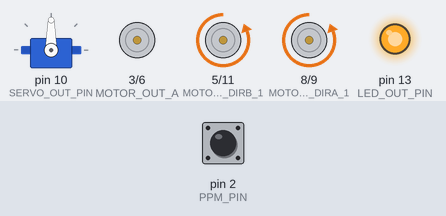
A sketch run on a simulated Arduino Uno, built with avr-gcc and run on an emulated ATmega328P. Shown: servo, motor-driver pin pairs drawn as motors (green arrow = first pin HIGH = forward, orange = second pin HIGH = backward, longer = more drive), output pins drawn as LEDs (lit = HIGH). Inputs (shaded band) come from the test bench; at power-on: pin 2 (PPM_PIN) LOW.

Above: at 1.8 s.
1.9 s: pin 2 (PPM_PIN) driven HIGH
At 2.28 s:
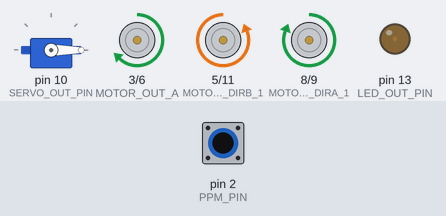
4.9 s: pin 2 (PPM_PIN) pulsed LOW 5 times (0.12 s each, 0.3 s apart)
At 7.59 s:
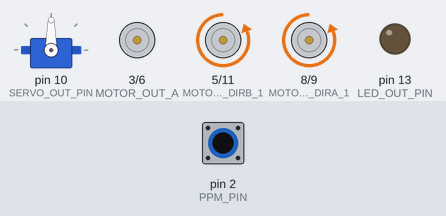
8.2 s: pin 2 (PPM_PIN) pulsed LOW 2 times (0.12 s each, 0.3 s apart)
At 9.27 s:
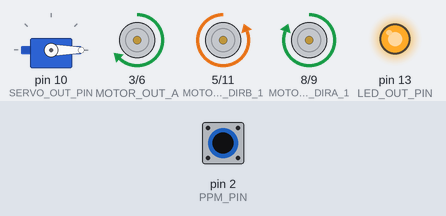
Timing chart, 0 to 17.2 s (numbered marks = the images above; inputs shaded):
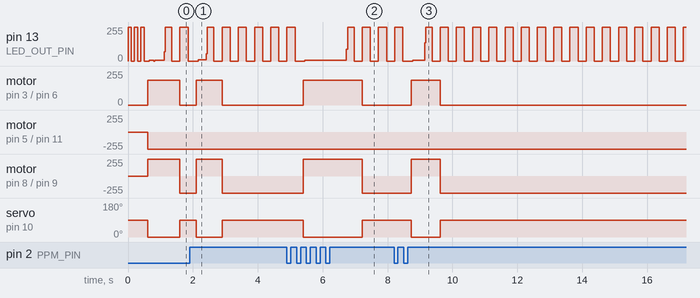

Measured:
- after the input at 1.9 s, motor on pin 3 (MOTOR_OUT_A) / pin 6 (MOTOR_OUT_B): stopped → forward 184/255 after 0.21 s, → stopped 0.79 s later; motor on pin 8 (MOTOR_OUT_DIRA_1) / pin 9 (MOTOR_OUT_DIRA_2): backward 255/255 → forward 255/255 after 0.21 s, → backward 255/255 0.79 s later
- after the input at 4.9 s, motor on pin 3 (MOTOR_OUT_A) / pin 6 (MOTOR_OUT_B): stopped → forward 184/255 after 0.51 s, → stopped 1.8 s later; motor on pin 8 (MOTOR_OUT_DIRA_1) / pin 9 (MOTOR_OUT_DIRA_2): backward 255/255 → forward 255/255 after 0.51 s, → backward 255/255 1.8 s later
- after the input at 8.2 s, motor on pin 3 (MOTOR_OUT_A) / pin 6 (MOTOR_OUT_B): stopped → forward 184/255 after 0.52 s, → stopped 0.90 s later; motor on pin 8 (MOTOR_OUT_DIRA_1) / pin 9 (MOTOR_OUT_DIRA_2): backward 255/255 → forward 255/255 after 0.52 s, → backward 255/255 0.90 s later

The sketch:

Hovercraft_RC_PPM.ino
```cpp
#include <Servo.h>

// Impeller Motor
#define MOTOR_OUT_A       3
#define MOTOR_OUT_DIRA_1  8
#define MOTOR_OUT_DIRA_2  9

// Propulsion Motor
#define MOTOR_OUT_B       6 //AND 12
#define MOTOR_OUT_DIRB_1  5
#define MOTOR_OUT_DIRB_2  11

#define SERVO_OUT_PIN 10

#define LED_OUT_PIN 13

// RC receiver Data
#define PPM_PIN    2
volatile uint16_t curPulse = 0;
volatile uint32_t PULSESTART = 0;
volatile uint32_t PULSES[3] = {0,0,0};

// Globals
Servo fins;
int curAngle = 0;
int curPropSpeed = 0;
int propDir = 0;
int curImpSpeed = 0;
int lastAngle = 90;
int lastPropSpeed = 0;
int lastImpSpeed = 0;

// Watchdog, reset in ISR
#define WD_TIMEOUT  500
volatile uint32_t wdStart = 0;

void setup()
{

  fins.attach(SERVO_OUT_PIN,600,2400);

  pinMode(MOTOR_OUT_A,OUTPUT);
  pinMode(MOTOR_OUT_B,OUTPUT);
  pinMode(MOTOR_OUT_DIRA_1,OUTPUT);
  pinMode(MOTOR_OUT_DIRA_2,OUTPUT);
  pinMode(MOTOR_OUT_DIRB_1,OUTPUT);
  pinMode(MOTOR_OUT_DIRB_2,OUTPUT);
  pinMode(LED_OUT_PIN,OUTPUT);

  // Interrupts for RC
  attachInterrupt(0,ISRPIN2,CHANGE);

  for(int i=0;i<3;i++){
    // Flash LED 3 times when ready
    digitalWrite(LED_OUT_PIN,HIGH);
    delay(100);
    digitalWrite(LED_OUT_PIN,LOW);
    delay(100);
  }
  wdStart = millis();
}

void loop()
{
  if(!(micros() % 1000)){ // every 1 ms
    digitalWrite(LED_OUT_PIN,HIGH);
    pulseToVal();
    impellerMotor(curImpSpeed);
    propMotor(curPropSpeed,propDir);
    finsServo(curAngle);
    digitalWrite(LED_OUT_PIN,LOW);
  }

  if(millis() - wdStart > WD_TIMEOUT){
    // Controller disconnected.

    // Flash LED
    digitalWrite(LED_OUT_PIN,HIGH);
    delay(250);
    digitalWrite(LED_OUT_PIN,LOW);
    delay(250);

    // Disable Prop and Servo, leave impeller going.
    propMotor(0,0);
    finsServo(90);
  }
}

void motorMove(int motor, int spd, int dir){
//Move specific motor at speed and direction
//motor: MOTOR_OUT_A or MOTOR_OUT_B
//speed: 0 is off, and 255 is full speed
//direction: 0 clockwise, 1 counter-clockwise

  boolean inPin1 = LOW;
  boolean inPin2 = HIGH;

  if(dir == 1){
    inPin1 = HIGH;
    inPin2 = LOW;
  }

  if(motor == MOTOR_OUT_A){
    digitalWrite(MOTOR_OUT_DIRA_1, inPin1);
    digitalWrite(MOTOR_OUT_DIRA_2, inPin2);
    analogWrite(motor, spd);
  }else{
    digitalWrite(MOTOR_OUT_DIRB_1, inPin1);
    digitalWrite(MOTOR_OUT_DIRB_2, inPin2);
    analogWrite(motor, spd);
  }
}

void impellerMotor(int vel){
  //Ramp up the impeller
  //if(abs(vel - lastImpSpeed) < 10) return;
  if(vel==0){
    motorMove(MOTOR_OUT_B,0,0);
    lastImpSpeed = 0;
    return;
  }
  motorMove(MOTOR_OUT_B,vel,0); //always reverse
}
void propMotor(int vel,int dir){
  //dir: 1 forward, 0 backward
  motorMove(MOTOR_OUT_A,vel,dir);
  lastPropSpeed = vel;
}
void finsServo(unsigned int angle){
  const int MAX = 600;
  const int MIN = 2400;
  unsigned int pulseWidth = 0;

  if(abs(lastAngle - angle) < 5){
    // Filtering
    return;
  }

  pulseWidth = map(angle,0,180,MIN,MAX);

  fins.writeMicroseconds(pulseWidth);

  lastAngle = angle;
}

void ISRPIN2(){
  // CHAN_1_PIN
   if(digitalRead(PPM_PIN) == HIGH){
     //rising
     PULSESTART = micros();
   }else{
     //falling
     uint16_t time = micros() - PULSESTART;
     if(time > 5000){
       // Greater than 5ms, therefore it's the gap.
       curPulse = 0;
       return;
     }
     if(curPulse > 2){
       // we have a problem, controller disconnected?
       // continue current state
       return;
     }
     // Assign the pulse and increment the count.
     PULSES[curPulse++] = time;
   }
   wdStart = millis();
}


void pulseToVal(){

  //Impeller (CHAN_3_PIN) PULSES[2]
  if(PULSES[2] < 410){
    curImpSpeed = 0;
  }else{
    curImpSpeed = map(PULSES[2],410,1400,1,0.85*255);
  }

  //Propeller (CHAN_2_PIN) PULSES[1]
  if(PULSES[1] > 1050){ //forward
    propDir = 0;
    curPropSpeed = map(PULSES[1],1051,1500,0,255);
  }else if(PULSES[1] < 950){ //reverse
    propDir = 1;
    curPropSpeed = map(PULSES[1],949,400,0,255);
  }else{ //nothing
    propDir = 0;
    curPropSpeed = 0;
  }
  //Servo (CHAN_1_PIN) PULESE[0]
  curAngle = map(PULSES[0],600,1400,140,40);
}
```
